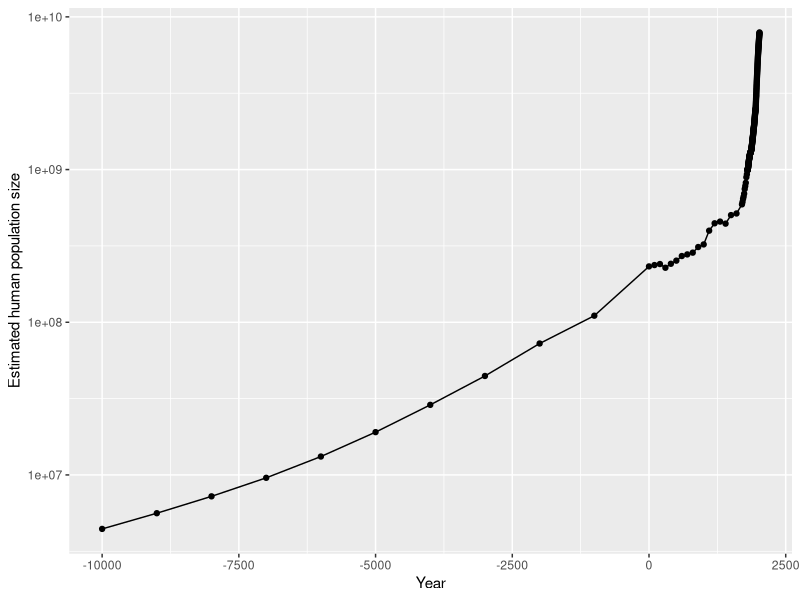
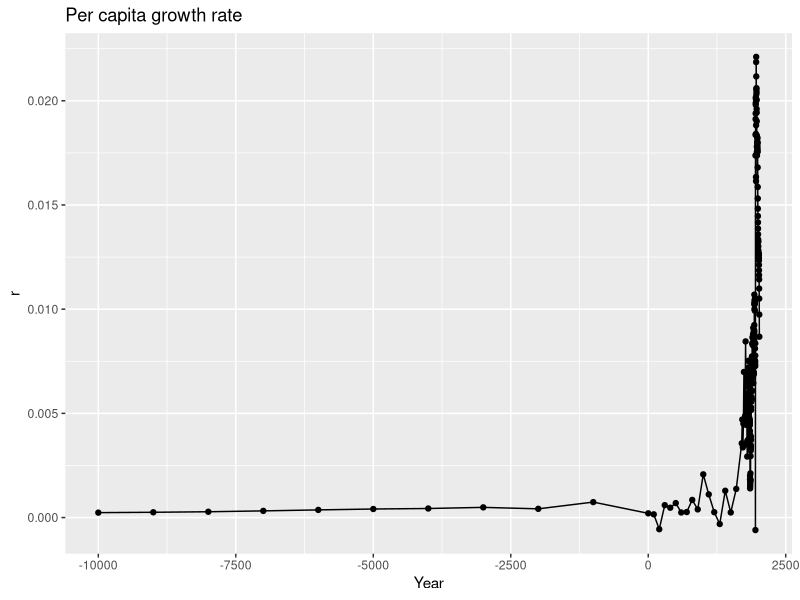
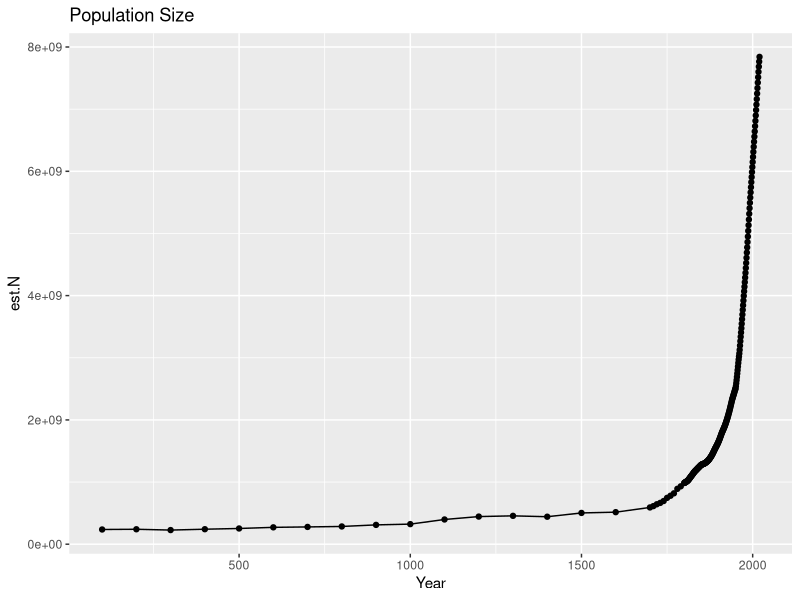
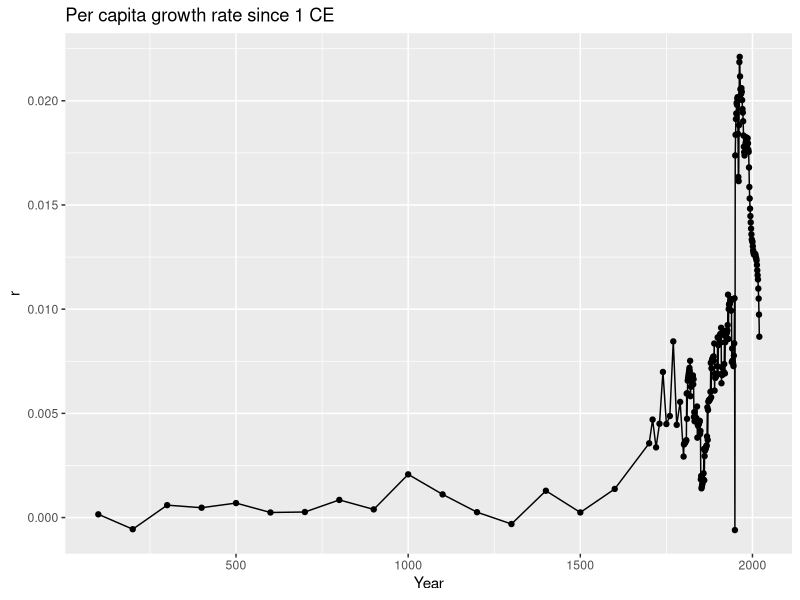
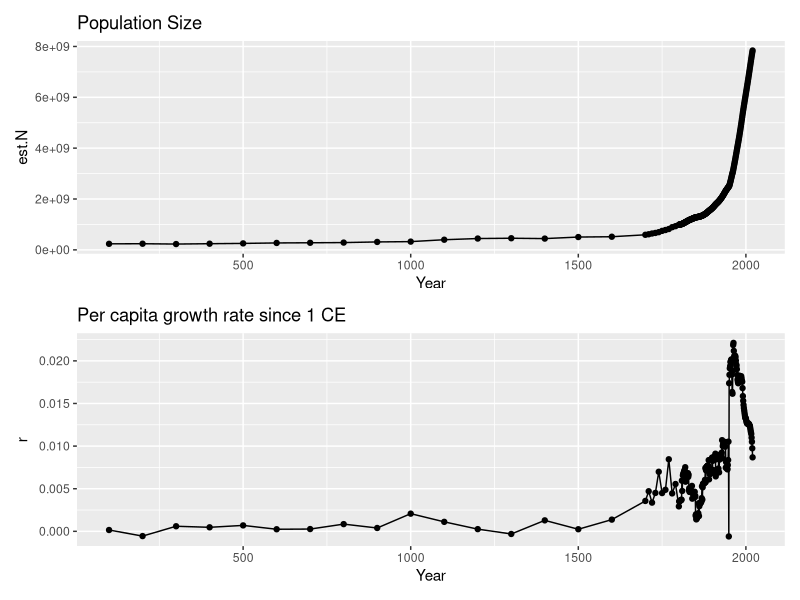
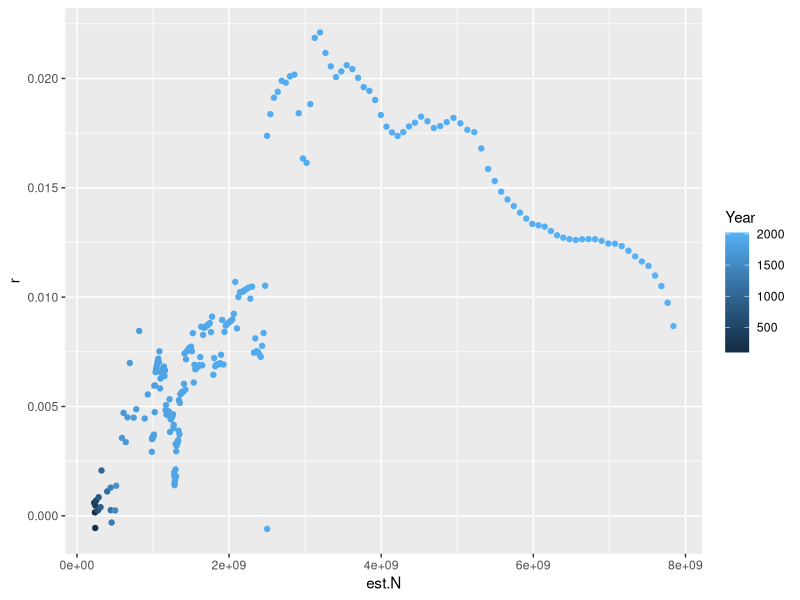

Write the R code that produced these figures, in order.
## ---- chunk 1
library(tidyverse) # for readr, dplyr and others
library(patchwork) # to combine ggplot2 figures
## ---- chunk 2
d <- read_csv("HumanPopData-2023-01-01.csv", 
              skip=3 # skip three lines of metadata
              )
glimpse(d)
## ---- chunk 3
#| label: fig-p1
#| fig-cap: "The human population has increased over time. Note the common log scale on the y-axis. Note that years before the current era (BCE)  are negative numbers, while numbers in the current era (CE) are positive."
d %>% 
  ggplot(aes(x=Year, y=est.N)) + 
  geom_point() + geom_line() + 
  scale_y_log10() + labs(y="Estimated human population size") 
## ---- chunk 4
## Get the right time points and find h
t <- 100
# recall h = (t+h) - t
t.plus.h <- 200
h  <- t.plus.h - t
t; t.plus.h; h
## ---- chunk 5
## in base R
Nt <- d$est.N[d$Year == t]
Nth <- d$est.N[d$Year == t.plus.h]
Nt; Nth
## ---- chunk 6
## using tidyverse syntax
Nt <-  d %>% # use d
  filter(Year == t) %>%  # use just values in this year
   select(est.N) %>% # select just N
  as.numeric() # convert from a data frame to a numeric variable

Nth <-  d %>% # use d
  filter(Year == t.plus.h) %>%  # ue just values in this year
   select(est.N) %>% # select just N
  as.numeric() # convert from a data frame to a numeric variable
Nt; Nth
## ---- chunk 7
# the natural log of the ratio of population sizes
logNth.over.Nt <- log(Nth / Nt)
logNth.over.Nt
## ---- chunk 8
# finding r
r <- logNth.over.Nt / h
r
## ---- chunk 9
# create an empty vector of missing values.
r <- rep(NA, nrow(d))
## ---- chunk 10
# Do the following steps FOR each row of our data.
# Note we start with row 2, and use row 2 and row 1....
for(i in 2:nrow(d)) {
  # the second, more recent, year
  t.plus.h <- d$Year[i]
  # the previous year
  t <- d$Year[i-1]
  
  # the time interval in years
  h <- t.plus.h - t
  
  # the more recent N
  Nth <- d$est.N[i]
  # the previous N
  Nt <- d$est.N[i-1]
  
  # the natural log ratio 
  logNth.over.Nt <- log(Nth/Nt)
  
  # r, which we put in the appropriate slot, year t
  r[i-1] <- logNth.over.Nt/h
  
}

# last, let's check the result
glimpse(r)

## ---- chunk 11
d.r <- cbind(d, r=r)
## ---- chunk 12
d.r[257:259,]
## ---- chunk 13
d.r <- d.r[1:258,]
## ---- chunk 14
#| label: fig-n1
#| fig.cap: "Estimates of per capita growth are positive for nearly every time interval since the agricultural revolution."
#| fig-show: 'hold'
#| out-width: '65%'

# population size, using the first data frame
ggplot(data=d.r, aes(x=Year, y=r)) + geom_line() +
  geom_point() + labs(title="Per capita growth rate")
## ---- chunk 15
#| fig-show: 'hide'

# filter in all years greater than or equal to 1
d.r.y1 <- d.r %>% filter(Year >= 1)

ggplot(data=d.r.y1, aes(x=Year, y=est.N)) + geom_line() +
  geom_point() + labs(title="Population Size")

ggplot(data=d.r.y1, aes(x=Year, y=r)) + geom_line() +
  geom_point() + labs(title="Per capita growth rate since 1 CE")
## ---- chunk 16
#| label: fig-n2
#| echo: FALSE
#| fig.cap: "In the current era, per capita growth remains mostly positive, and then rises sharply and begin to fluctuate dramatically after 1500."
p1 <- ggplot(data=d.r.y1, aes(x=Year, y=est.N)) + geom_line() +
  geom_point() + labs(title="Population Size")
p2 <- ggplot(data=d.r.y1, aes(x=Year, y=r)) + geom_line() +
  geom_point() + labs(title="Per capita growth rate since 1 CE")
p1 / p2 
## ---- chunk 17
#| label: fig-rn
#| echo: FALSE
#| fig.cap: "Per capita growth rate vs. population size, since 1 CE after 1500. What do you make of this? :)"
ggplot(data=d.r.y1, aes(x=est.N, y=r, color=Year)) + 
  geom_point() 
